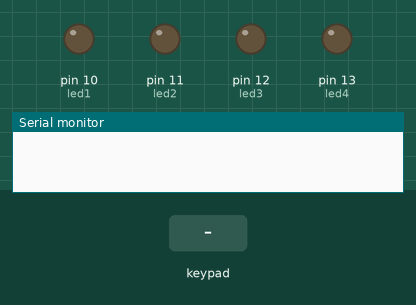
Simulated run of this sketch. Board: Arduino Uno, built with avr-gcc and run on an emulated ATmega328P. Parts: output pins drawn as LEDs (lit = HIGH), the last lines printed to the serial monitor. The inputs (shaded band) are chosen by the test bench.

Above: at 1.2 s.
1.3 s: keypad keys 5 4 3 2 pressed 0.4 s apart
At 3.3 s:
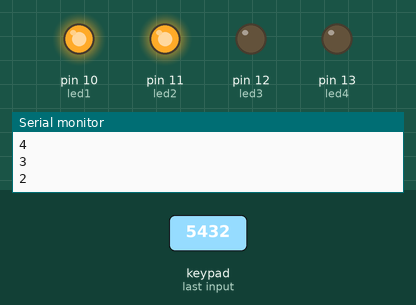
4.4 s: key 'A' pressed
At 4.9 s:
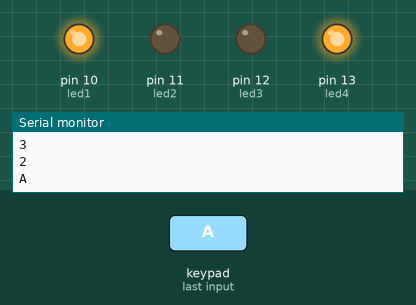
5.9 s: key 'B' pressed
At 7.1 s:
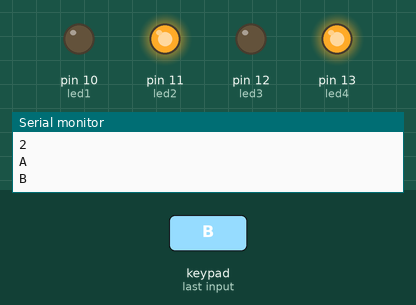
7.4 s: keypad keys 5 4 3 2 * pressed 0.4 s apart
At 9.5 s:
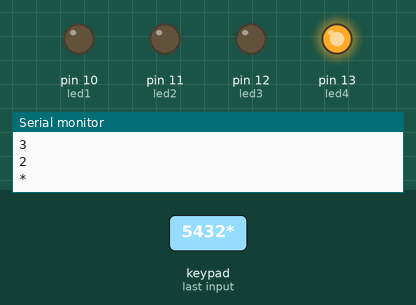
10.9 s: key 'C' pressed
At 12.0 s:
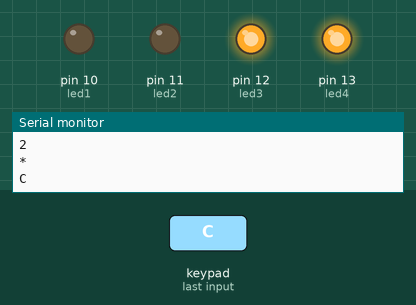
12.4 s: keypad keys 6 7 8 9 # pressed 0.4 s apart
At 12.6 s:
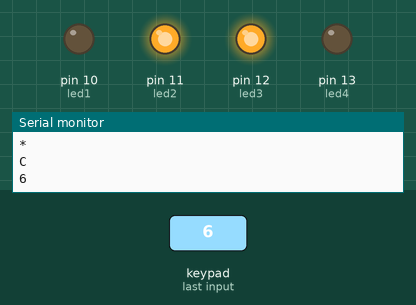
Timing chart, 0 to 15.5 s (numbered marks = the images above; inputs shaded):
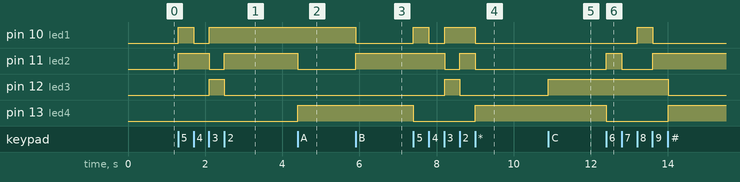

Measured:
- after the input at 1.3 s, pin 10 (led1): LOW → HIGH at once, → LOW 0.40 s later, → HIGH 0.40 s later; pin 11 (led2): LOW → HIGH at once, → LOW 0.81 s later, → HIGH 0.39 s later; pin 12 (led3): LOW → HIGH after 0.81 s, → LOW 0.39 s later
- after the input at 4.4 s, pin 11 (led2): HIGH → LOW at once; pin 13 (led4): LOW → HIGH at once
- after the input at 5.9 s, pin 10 (led1): HIGH → LOW at once; pin 11 (led2): LOW → HIGH at once
- after the input at 7.4 s, pin 10 (led1): LOW → HIGH at once, → LOW 0.40 s later, → HIGH 0.40 s later, → LOW 0.80 s later; pin 11 (led2): HIGH → LOW after 0.81 s, → HIGH 0.39 s later, → LOW 0.40 s later; pin 12 (led3): LOW → HIGH after 0.81 s, → LOW 0.39 s later; pin 13 (led4): HIGH → LOW at once, → HIGH 1.6 s later
- after the input at 10.9 s, pin 12 (led3): LOW → HIGH at once
- after the input at 12.4 s, pin 10 (led1): LOW → HIGH after 0.80 s, → LOW 0.40 s later; pin 11 (led2): LOW → HIGH at once, → LOW 0.40 s later, → HIGH 0.80 s later; pin 12 (led3): HIGH → LOW after 1.6 s; pin 13 (led4): HIGH → LOW at once, → HIGH 1.6 s later

The sketch:

challenge_C27-1.ino
```cpp
// if > else if(한 줄 괄호 생략) > switch > 기존 switch 발전

#include <Keypad.h>
int led1=10;
int led2=11;
int led3=12;
int led4=13;
char key;

//키패드 행, 열 크기
const byte ROWS = 4;
const byte COLS = 4;

// 키패드의 각 키별 값 설정
char keys[ROWS][COLS] = {
  {'1','2','3','A'},
  {'4','5','6','B'},
  {'7','8','9','C'},
  {'*','0','#','D'}
};

// 아두이노와 연결된 핀
byte rowPins[ROWS] = {5, 4, 3, 2}; // 열(ROW) 연결 핀
byte colPins[COLS] = {6, 7, 8, 9}; // 행(COL) 연결 핀

// 키패드 초기화
Keypad keypad = Keypad(makeKeymap(keys),rowPins,colPins,ROWS,COLS);

void setup() {
  Serial.begin(9600);
  pinMode(10, OUTPUT);
  pinMode(11, OUTPUT);
  pinMode(12, OUTPUT);
  pinMode(13, OUTPUT);
}

void loop() {

 char key = keypad.getKey(); // 눌려진 키 값 읽어오기
 if(key)
 { // 입력된 키가 있으면 시리얼 모니터에 키 값 출력
   Serial.println(key);

    digitalWrite(led1, LOW);    // 다음 키를 누를 때 초기화를 위해
    digitalWrite(led2, LOW);
    digitalWrite(led3, LOW);
    digitalWrite(led4, LOW);

   switch(key)    // 기존 switch(n)을 key로 바로 넣는 활용 (문자형)
   {
    case '1':
    digitalWrite(led1, HIGH);
    break;

    case '2':
    digitalWrite(led1, HIGH);
    digitalWrite(led2, HIGH);
    break;

    case '3':
    digitalWrite(led1, HIGH);
    digitalWrite(led3, HIGH);
    break;

    case 'A':
    digitalWrite(led1, HIGH);
    digitalWrite(led4, HIGH);
    break;

    case '4':
    digitalWrite(led2, HIGH);
    break;

    case '5':
    digitalWrite(led1, HIGH);
    digitalWrite(led2, HIGH);
    break;

    case '6':
    digitalWrite(led2, HIGH);
    digitalWrite(led3, HIGH);
    break;

    case 'B':
    digitalWrite(led2, HIGH);
    digitalWrite(led4, HIGH);
    break;

    case '7':
    digitalWrite(led3, HIGH);
    break;

    case '8':
    digitalWrite(led1, HIGH);
    digitalWrite(led3, HIGH);
    break;

    case '9':
    digitalWrite(led3, HIGH);
    digitalWrite(led2, HIGH);
    break;

    case 'C':
    digitalWrite(led3, HIGH);
    digitalWrite(led4, HIGH);
    break;

    case '*':
    digitalWrite(led4, HIGH);
    break;

    case '0':
    digitalWrite(led1, HIGH);
    digitalWrite(led4, HIGH);
    break;

    case '#':
    digitalWrite(led4, HIGH);
    digitalWrite(led2, HIGH);
    break;

    case 'D':
    digitalWrite(led4, HIGH);
    digitalWrite(led3, HIGH);
    break;

    default:
    digitalWrite(led1, LOW);
    digitalWrite(led2, LOW);
    digitalWrite(led3, LOW);
    digitalWrite(led4, LOW);
    break;
  }
}
}

/* 기존 방식 -
void Number(int n)
{
  switch(n){

    case 0: // 0출력
    digitalWrite(ledA, HIGH);
    digitalWrite(ledB, HIGH);
    digitalWrite(ledC, HIGH);
    digitalWrite(ledD, HIGH);
    digitalWrite(ledE, HIGH);
    digitalWrite(ledF, HIGH);
    digitalWrite(ledG, LOW);
    digitalWrite(DOT, LOW);
    break;

    case 1: // 1 출력
    digitalWrite(ledA, LOW);
    digitalWrite(ledB, HIGH);
    digitalWrite(ledC, HIGH);
    digitalWrite(ledD, LOW);
    digitalWrite(ledE, LOW);
    digitalWrite(ledF, LOW);
    digitalWrite(ledG, LOW);
    digitalWrite(DOT, LOW);
    break;

    case 2: // 2 출력
    digitalWrite(ledA, HIGH);
    digitalWrite(ledB, HIGH);
    digitalWrite(ledC, LOW);
    digitalWrite(ledD, HIGH);
    digitalWrite(ledE, HIGH);
    digitalWrite(ledF, LOW);
    digitalWrite(ledG, HIGH);
    digitalWrite(DOT, LOW);
    break;

    case 3: // 3 출력
    digitalWrite(ledA, HIGH);
    digitalWrite(ledB, HIGH);
    digitalWrite(ledC, HIGH);
    digitalWrite(ledD, HIGH);
    digitalWrite(ledE, LOW);
    digitalWrite(ledF, LOW);
    digitalWrite(ledG, HIGH);
    digitalWrite(DOT, LOW);
    break;

    case 4: // 4 출력
    digitalWrite(ledA, LOW);
    digitalWrite(ledB, HIGH);
    digitalWrite(ledC, HIGH);
    digitalWrite(ledD, LOW);
    digitalWrite(ledE, LOW);
    digitalWrite(ledF, HIGH);
    digitalWrite(ledG, HIGH);
    digitalWrite(DOT, LOW);
    break;

    case 5: // 5 출력
    digitalWrite(ledA, HIGH);
    digitalWrite(ledB, LOW);
    digitalWrite(ledC, HIGH);
    digitalWrite(ledD, HIGH);
    digitalWrite(ledE, LOW);
    digitalWrite(ledF, HIGH);
    digitalWrite(ledG, HIGH);
    digitalWrite(DOT, LOW);
    break;

    case 6: // 6 출력
    digitalWrite(ledA, HIGH);
    digitalWrite(ledB, LOW);
    digitalWrite(ledC, HIGH);
    digitalWrite(ledD, HIGH);
    digitalWrite(ledE, HIGH);
    digitalWrite(ledF, HIGH);
    digitalWrite(ledG, HIGH);
    digitalWrite(DOT, LOW);
    break;

    case 7: // 7 출력
    digitalWrite(ledA, HIGH);
    digitalWrite(ledB, HIGH);
    digitalWrite(ledC, HIGH);
    digitalWrite(ledD, LOW);
    digitalWrite(ledE, LOW);
    digitalWrite(ledF, HIGH);
    digitalWrite(ledG, LOW);
    digitalWrite(DOT, LOW);
    break;

    case 8: // 8 출력
    digitalWrite(ledA, HIGH);
    digitalWrite(ledB, HIGH);
    digitalWrite(ledC, HIGH);
    digitalWrite(ledD, HIGH);
    digitalWrite(ledE, HIGH);
    digitalWrite(ledF, HIGH);
    digitalWrite(ledG, HIGH);
    digitalWrite(DOT, LOW);
    break;

    case 9: // 9 출력
    digitalWrite(ledA, HIGH);
    digitalWrite(ledB, HIGH);
    digitalWrite(ledC, HIGH);
    digitalWrite(ledD, HIGH);
    digitalWrite(ledE, LOW);
    digitalWrite(ledF, HIGH);
    digitalWrite(ledG, HIGH);
    digitalWrite(DOT, LOW);
    break;

    default:
    digitalWrite(ledA, LOW);
    digitalWrite(ledB, LOW);
    digitalWrite(ledC, LOW);
    digitalWrite(ledD, LOW);
    digitalWrite(ledE, LOW);
    digitalWrite(ledF, LOW);
    digitalWrite(ledG, LOW);
    digitalWrite(DOT, LOW);
    break;
  }
} */
```
